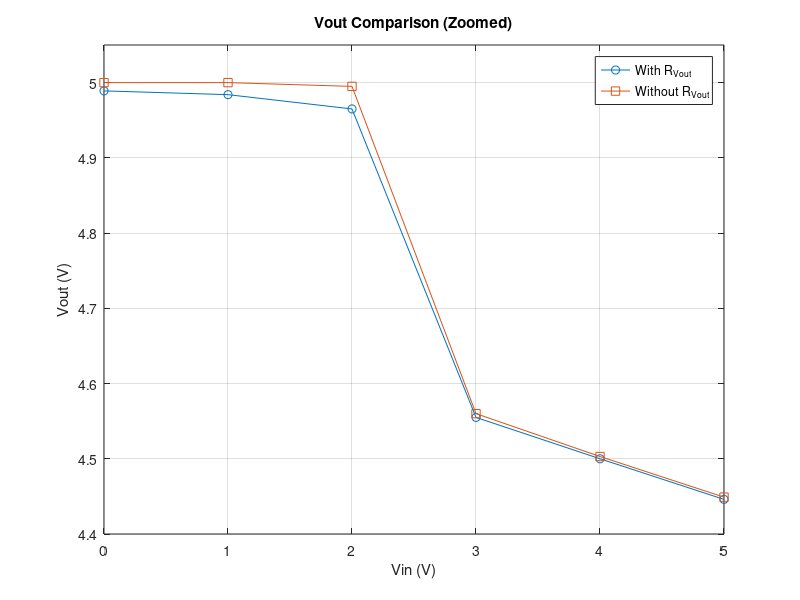

This figure's MATLAB source:
% CMOS Vout comparison 
Vin=[0 1 2 3 4 5];
Vout=[4.989 4.984 4.965 4.555 4.500 4.446];
Vout_noR=[5 5 4.995 4.56 4.503 4.449];
figure;
plot(Vin,Vout,'-o');hold on;
plot(Vin,Vout_noR,'-s');
grid on;
xlabel('Vin (V)');
ylabel('Vout (V)');
title('Vout Comparison (Zoomed)');
legend('With R_{Vout}','Without R_{Vout}','Location','best');
xlim([0 5]);
ylim([4.4 5.05]);
